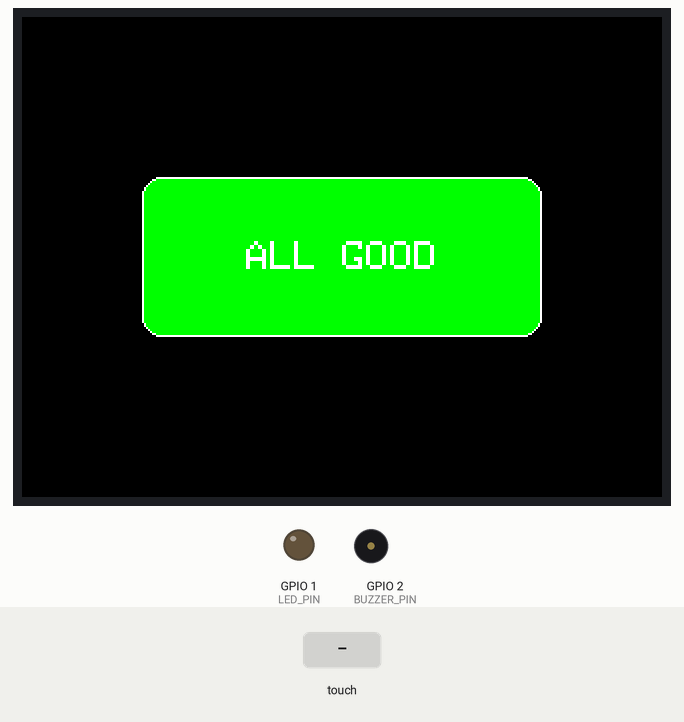
This sketch was run on a simulated ESP32. On the bench: 320×240 colour display, output pins drawn as LEDs (lit = HIGH), buzzer (waves = sounding, pin HIGH). The test bench sets the inputs (shaded band). What the sketch prints to the serial monitor is not drawn.

Above: at 1.6 s.
1.7 s: screen touched at 38 % across, 50 % down
At 2.9 s:
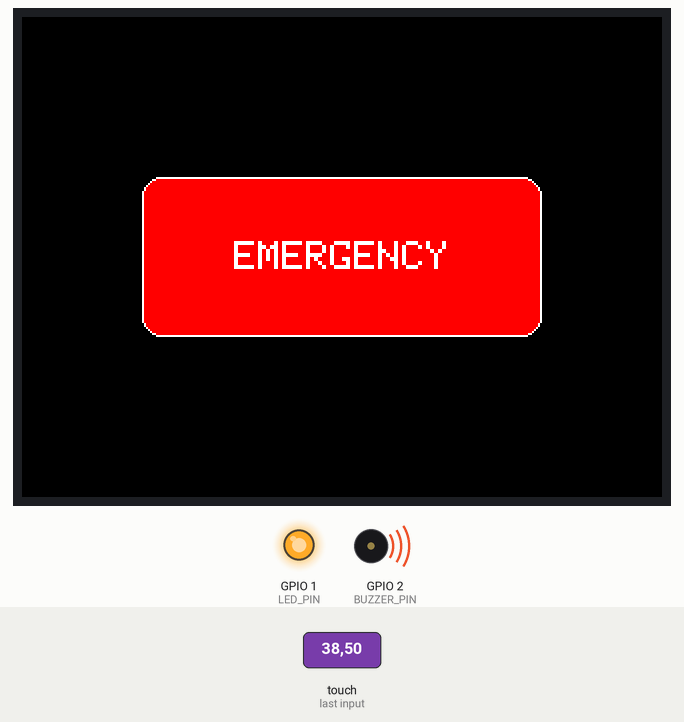
3.2 s: screen touched at 62 % across, 50 % down
At 3.9 s:
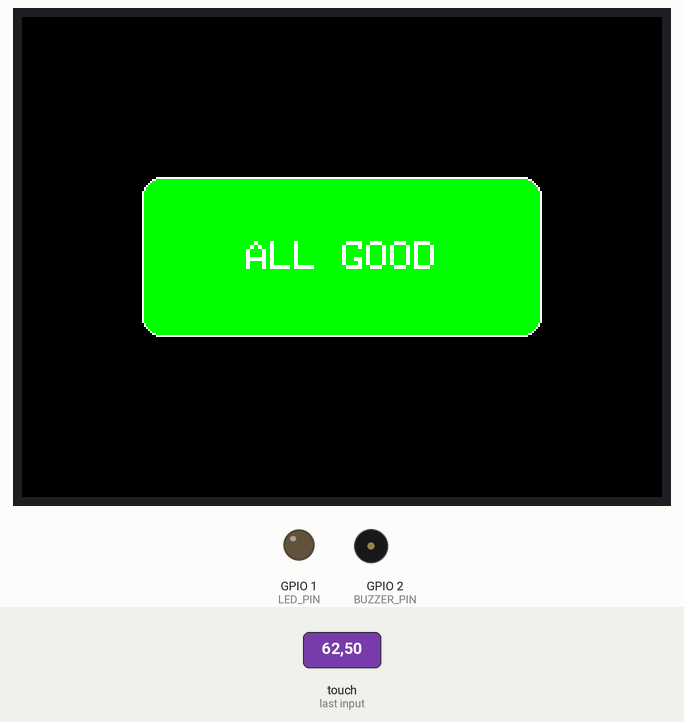
Timing chart, 0 to 6.2 s (numbered marks = the images above; inputs shaded):
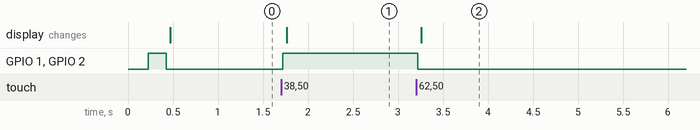

The sketch:

hospital-alert.ino
```cpp
#include <TFT_eSPI.h>

TFT_eSPI tft = TFT_eSPI();

// Pin definitions
#define LED_PIN D0
#define BUZZER_PIN D1

// Touch calibration values (you may need to adjust these for your display)
#define TOUCH_CS_PIN 4  // D2 on ESP8266 (GPIO4)

// Button properties
#define BUTTON_WIDTH 200
#define BUTTON_HEIGHT 80
#define BUTTON_X ((tft.width() - BUTTON_WIDTH) / 2)
#define BUTTON_Y ((tft.height() - BUTTON_HEIGHT) / 2)

// Colors
#define GREEN_COLOR TFT_GREEN
#define RED_COLOR TFT_RED
#define WHITE_TEXT TFT_WHITE
#define BLACK_TEXT TFT_BLACK

// State management
bool isEmergency = false;
bool lastTouchState = false;
unsigned long lastTouchTime = 0;
const unsigned long DEBOUNCE_DELAY = 200; // 200ms debounce

void setup() {
  Serial.begin(115200);
  Serial.println("TFT Touch Button Starting...");

  // Initialize LED and Buzzer pins
  pinMode(LED_PIN, OUTPUT);
  pinMode(BUZZER_PIN, OUTPUT);
  digitalWrite(LED_PIN, LOW);
  digitalWrite(BUZZER_PIN, LOW);

  // Initialize TFT
  tft.init();
  tft.setRotation(1); // Adjust rotation as needed
  tft.fillScreen(TFT_BLACK);

  // Setup indicator: LED blink and buzzer beep once
  digitalWrite(LED_PIN, HIGH);
  digitalWrite(BUZZER_PIN, HIGH);
  delay(200);
  digitalWrite(LED_PIN, LOW);
  digitalWrite(BUZZER_PIN, LOW);

  // Draw initial button state
  drawButton();

  Serial.println("all_good"); // Initial state
}

void loop() {
  // Check for touch
  uint16_t x, y;
  bool touched = tft.getTouch(&x, &y);

  // Debounce touch input
  if (touched && !lastTouchState && (millis() - lastTouchTime > DEBOUNCE_DELAY)) {
    // Check if touch is within button area
    if (x >= BUTTON_X && x <= (BUTTON_X + BUTTON_WIDTH) &&
        y >= BUTTON_Y && y <= (BUTTON_Y + BUTTON_HEIGHT)) {

      // Toggle state
      isEmergency = !isEmergency;

      // Control LED and buzzer based on emergency state
      if (isEmergency) {
        digitalWrite(LED_PIN, HIGH);
        digitalWrite(BUZZER_PIN, HIGH);
      } else {
        digitalWrite(LED_PIN, LOW);
        digitalWrite(BUZZER_PIN, LOW);
      }

      // Redraw button
      drawButton();

      // Send serial data
      if (isEmergency) {
        Serial.println("emergency");
      } else {
        Serial.println("all_good");
      }

      lastTouchTime = millis();
    }
  }

  lastTouchState = touched;

  delay(50); // Small delay to prevent excessive polling
}

void drawButton() {
  // Clear button area
  tft.fillRect(BUTTON_X - 10, BUTTON_Y - 10, BUTTON_WIDTH + 20, BUTTON_HEIGHT + 20, TFT_BLACK);

  // Draw button background
  uint16_t buttonColor = isEmergency ? RED_COLOR : GREEN_COLOR;
  tft.fillRoundRect(BUTTON_X, BUTTON_Y, BUTTON_WIDTH, BUTTON_HEIGHT, 10, buttonColor);

  // Draw button border
  tft.drawRoundRect(BUTTON_X, BUTTON_Y, BUTTON_WIDTH, BUTTON_HEIGHT, 10, TFT_WHITE);

  // Set text properties
  tft.setTextColor(WHITE_TEXT, buttonColor);
  tft.setTextSize(2);
  tft.setTextDatum(MC_DATUM); // Middle center alignment

  // Draw text
  String buttonText = isEmergency ? "EMERGENCY" : "ALL GOOD";
  tft.drawString(buttonText, BUTTON_X + BUTTON_WIDTH/2, BUTTON_Y + BUTTON_HEIGHT/2);
}

// Optional: Touch calibration function
// Call this once to get calibration values for your specific display
void touchCalibrate() {
  uint16_t calData[5];
  uint8_t calDataOK = 0;

  tft.fillScreen(TFT_BLACK);
  tft.setCursor(20, 0);
  tft.setTextFont(2);
  tft.setTextSize(1);
  tft.setTextColor(TFT_WHITE, TFT_BLACK);

  tft.println("Touch corners as indicated");

  tft.setTextFont(1);
  tft.println();

  tft.calibrateTouch(calData, TFT_MAGENTA, TFT_BLACK, 15);

  Serial.println();
  Serial.println("Calibration complete!");
  Serial.println("Add these values to your code:");
  Serial.print("uint16_t calData[5] = {");
  for (uint8_t i = 0; i < 5; i++) {
    Serial.print(calData[i]);
    if (i < 4) Serial.print(", ");
  }
  Serial.println("};");
  Serial.println("tft.setTouch(calData);");
}
```

Measured:
- after the input at 1.7 s, GPIO 1 (LED_PIN), GPIO 2 (BUZZER_PIN): LOW → HIGH at once; the display: changes after 0.06 s (image 1)
- after the input at 3.2 s, GPIO 1 (LED_PIN), GPIO 2 (BUZZER_PIN): HIGH → LOW at once; the display: changes after 0.06 s (image 2)
